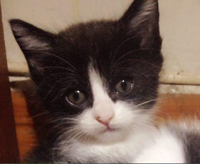
%> input picture Images/Im4.png, 200 x 164 px
$ octave main_symaxes.m   (GNU Octave 9; MATLAB toolbox functions it lacks are replaced by stand-ins)
%> lines starting %> are read from the running program, lines starting %| are printed output that depends on the picture
### f_main_symaxes.m
function A = f_main_symaxes(I,accwidth,sigma,outerangles,innerangles,inndstres,innerdistsfactors,sqvotes)

% I should be double, in [0,1]
freq = 1/sigma;

maxdim = max(size(I));

innerdists = innerdistsfactors(1)*maxdim:inndstres:innerdistsfactors(2)*maxdim;

padlength = round(innerdists(end)/3);
I = fadeinandout(I,20);
I0 = I;
I = padimage(I,padlength,'real','');

accheight = length(outerangles);
A = zeros(accheight,accwidth);

[Unique0piAngles,UniqueAngIndices,UniqueAngSigns] = uniqueangles(outerangles,innerangles);
UniqueConvs = complex(zeros(size(I,1),size(I,2),length(Unique0piAngles)));
for i = 1:length(Unique0piAngles)
    [mr,mi] = cmorlet(sigma,freq,Unique0piAngles(i),0);
    UniqueConvs(:,:,i) = padimage(conv2(I0,mr+1i*mi,'same'),padlength,'complex','');
end

% X: lines, Y: columns
[Y,X] = meshgrid(1:size(I0,2),1:size(I0,1));
for oai = 1:length(outerangles)
%     fprintf('.');
    AccOut = complex(zeros(size(I)));
    outerangle = outerangles(oai);
    for idi = 1:length(innerdists)
        innerdist = innerdists(idi);
        for iai = 1:length(innerangles)
            if UniqueAngSigns(oai,iai,1) == 1
                Conv1 = UniqueConvs(:,:,UniqueAngIndices(oai,iai,1));
            else
                Conv1 = conj(UniqueConvs(:,:,UniqueAngIndices(oai,iai,1)));
            end
            if UniqueAngSigns(oai,iai,2) == 1
                Conv2 = UniqueConvs(:,:,UniqueAngIndices(oai,iai,2));
            else
                Conv2 = conj(UniqueConvs(:,:,UniqueAngIndices(oai,iai,2)));
            end

% [4 lines of commented-out code are left out]

            [Out,~,~] = symconv(Conv1,Conv2,sigma,outerangle,innerdist);
            AccOut = AccOut+Out;
        end
    end

    if sqvotes
        T = AccOut.*conj(AccOut);
    else
        T = abs(AccOut);
    end
    T = T(padlength+1:padlength+size(I0,1),padlength+1:padlength+size(I0,2));

    LocDispl = locdispl(outerangle,X,Y,accwidth);
    for i = 1:size(T,1)
        for j = 1:size(T,2)
            c0 = round(LocDispl(i,j));
            c1 = c0+sign(LocDispl(i,j)-c0);
            f1 = abs(LocDispl(i,j)-c0);
            f0 = 1-f1;
            c01 = [c0 c1];
            f01 = [f0 f1];
            for k = 1:2
                c = max(min(c01(k),accwidth),1);
                A(oai,c) = A(oai,c)+f01(k)*T(i,j);
            end
        end
    end
end
% fprintf('\n');

for i = 1:size(A,1)
    A(i,:) = smooth(A(i,:));
end

A = normalize(A);

end

### fadeinandout.m
function J = fadeinandout(I,fadelength)

n = fadelength;
J = I;
for i = 0:n-1
    J(i+1,:) = i/n*J(i+1,:);
    J(size(J,1)-i,:) = i/n*J(size(J,1)-i,:);
    J(:,i+1) = i/n*J(:,i+1);
    J(:,size(J,2)-i) = i/n*J(:,size(J,2)-i);
end

end

### padimage.m
function J = padimage(I,padlength,imtype,padtype)

if strcmp(imtype,'real')
    J = zeros(size(I,1)+2*padlength,size(I,2)+2*padlength);
elseif strcmp(imtype,'complex')
    J = complex(zeros(size(I,1)+2*padlength,size(I,2)+2*padlength));
end
r0 = round(size(J,1)/2-size(I,1)/2);
c0 = round(size(J,2)/2-size(I,2)/2);
J(r0+1:r0+size(I,1),c0+1:c0+size(I,2)) = I;

if strcmp(padtype,'replicate')
    J(r0+1:r0+size(I,1),1:c0) = repmat(J(r0+1:r0+size(I,1),c0+1),[1 c0]);
    J(r0+1:r0+size(I,1),c0+size(I,2)+1:size(J,2)) = repmat(J(r0+1:r0+size(I,1),c0+size(I,2)),[1 c0]);

    J(1:r0,:) = repmat(J(r0+1,:),[r0 1]);
    J(r0+size(I,1)+1:size(J,1),:) = repmat(J(r0+size(I,1),:),[r0 1]);
end

end

### uniqueangles.m
function [Unique0piAngles,UniqueAngIndices,UniqueAngSigns] = uniqueangles(outerangles,innerangles)

Unique0piAngles = [];
UniqueAngIndices = zeros(length(outerangles),length(innerangles),2);
UniqueAngSigns = zeros(length(outerangles),length(innerangles),2);
for oai = 1:length(outerangles)
    outerangle = outerangles(oai);
    for iai = 1:length(innerangles)
        innerangle = innerangles(iai);
        ang1 = mod(outerangle+innerangle,2*pi);
        ang2 = mod(outerangle-innerangle+pi,2*pi);
        angs = [ang1 ang2];
        for i = 1:2
            if angs(i) > pi
                t_ang = angs(i)-pi;
                t_sgn = -1;
            else
                t_ang = angs(i);
                t_sgn = 1;
            end

            UniqueAngSigns(oai,iai,i) = t_sgn;

            if isempty(Unique0piAngles)
                Unique0piAngles = [Unique0piAngles t_ang];
                UniqueAngIndices(oai,iai,i) = 1;
            else
                [m,im] = min(abs(Unique0piAngles-t_ang));
                if m > pi/64 % t_ang is not in Unique0piAngles yet
                    Unique0piAngles = [Unique0piAngles t_ang];
                    UniqueAngIndices(oai,iai,i) = length(Unique0piAngles);
                else
                    UniqueAngIndices(oai,iai,i) = im;
                end
            end
        end
    end
end

end

### cmorlet.m
function [mr,mi] = cmorlet(sigma,freq,angle,halfkernel)

% ref: http://arxiv.org/pdf/1203.1513.pdf, page 2

support = 2.5*sigma;

xmin = -support;
xmax = -xmin;
ymin = xmin;
ymax = xmax;
xdomain = xmin:xmax;
ydomain = ymin:ymax;

[x,y] = meshgrid(xdomain,ydomain);

xi = freq*[sin(angle); cos(angle)];

envelope = exp(-0.5*(x.*x+y.*y)/sigma^2);
carrier = exp(1i*(xi(1)*x+xi(2)*y));

% makes sum of args = 0
C2 = sum(sum(envelope.*carrier))/sum(sum(envelope));

% makes sum of args*conj(args) = 1
arg = (carrier-C2).*envelope;
normfact = sum(sum(arg.*conj(arg)));
C1 = sqrt(1/normfact);

psi = C1*(carrier-C2).*envelope;

if halfkernel
    condition = ((xi(1)*x+xi(2)*y) <= 0);
    mr = real(psi).*condition;
    mi = imag(psi).*condition;
else
    mr = real(psi);
    mi = imag(psi);
end

end

### locdispl.m
function LocDispl = locdispl(outerangle,X,Y,accwidth)

% displacement of (x,y) with respect to perpendicular to symmetry stencil
% (which is the symmetry line)
displacement = X*cos(outerangle)+Y*sin(outerangle);
LocDispl = accwidth/2+displacement;

end

### main_symaxes.m
% -------------------------
% load image
% -------------------------
I = double(imread('Images/Im4.png'))/255;
% imshow(I), size(I), max2(I), pause
if size(I,3) > 1
    I = double(rgb2gray(I));
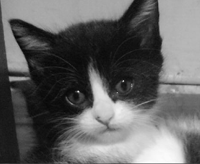
%> I: size 164x200 double; min 0.0277, max 0.999, mean 0.392
else
    I = double(I);
end

% -------------------------
% set parameters
% -------------------------
sigma = 2; % scale
innerangles = [-pi/4 0 pi/4]; % inner angles, measured according to stencil
inndstres = 3; % inner distance resolution
innerdistsfactors = [0 0.5]; % controls length of stencil
angproxthr = 0; % actuall value is this times pi/res
dispproxthr = 10; % for local maxima location
res = 32; % resolution of angles of stencil
outerangles = 0:pi/res:pi-pi/res; % should be in [0,pi); symmetry is this angle + pi/2
noutputs = 5;
sqvotes = 1;

% -------------------------
% find symmetry axes
% -------------------------
accwidth = 2*round(sqrt(size(I,1)^2+size(I,2)^2));
%> accwidth = 518
A = f_main_symaxes(I,accwidth,sigma,outerangles,innerangles,inndstres,innerdistsfactors,sqvotes);
%> after the loop in fadeinandout, `for i = 0:n-1`:
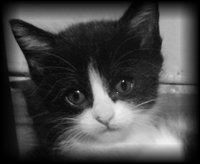
%> J: size 164x200 double; min 0, max 0.944, mean 0.282
%> in padimage, `J(r0+1:r0+size(I,1),c0+1:c0+size(I,2)) = I;`:
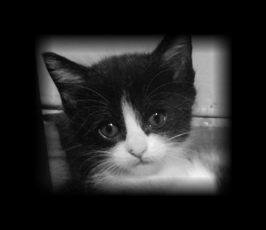
%> J: size 230x266 double; min 0, max 0.944, mean 0.151
%> (the run ends here)
